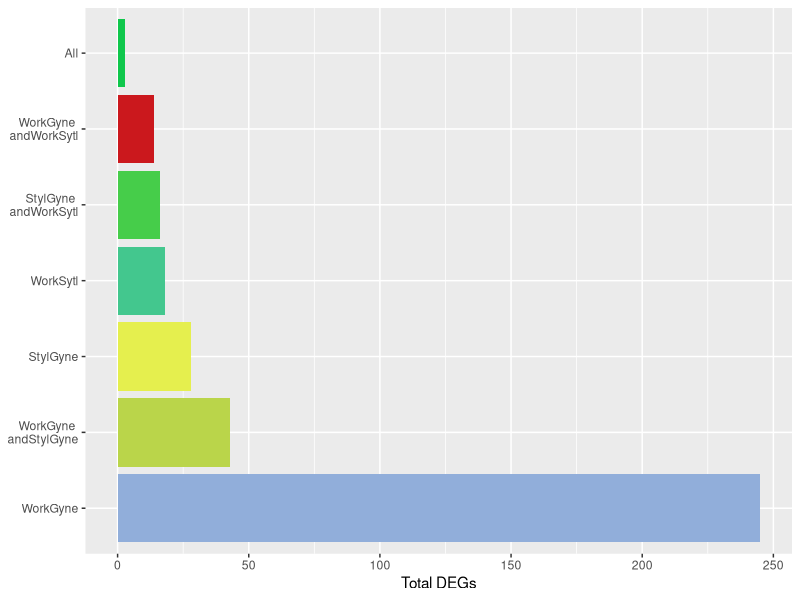
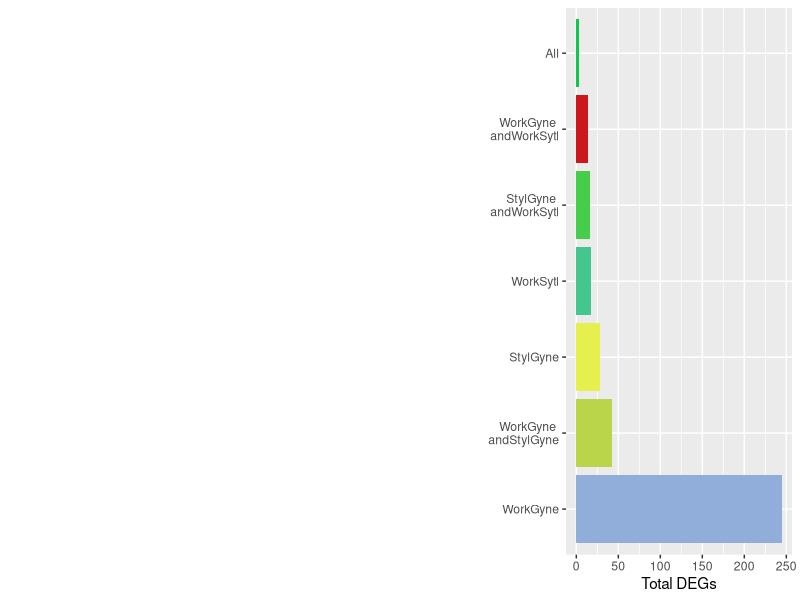

The R source for these figures, in order:
## ---- chunk 1
library(ggplot2)
library(dplyr)
library(cowplot)

knitr::opts_chunk$set(fig.path = './', echo = F, message = F)
## ---- chunk 2
venn <- read.csv("venn.csv")

mycolors <- c("All" = "#0FC74C",
             "WorkSytl" = "#43C78E",
              "WorkGyne and WorkSytl" = "#cb181d", 
               "WorkGyne" = "#91AEDA", 
             "WorkGyne and StylGyne" = "#BAD54A" ,
             "StylGyne" = "#E5EF4E",
              "StylGyne and WorkSytl" = "#46CD4A"
              )   

p2 <- ggplot(data=venn, aes(x=reorder(comparison, desc(count)), y = count,  fill = comparison)) + 
  geom_bar(stat="identity") +
  labs(y = "Total DEGs", x = NULL) +
  scale_fill_manual(values = mycolors) +
  theme(legend.title = element_blank(),
        legend.position = "none") +
  scale_x_discrete(labels=c("All" = "All",
             "WorkSytl" = "WorkSytl",
              "WorkGyne and WorkSytl" = "WorkGyne \nandWorkSytl", 
               "WorkGyne" = "WorkGyne", 
             "WorkGyne and StylGyne" = "WorkGyne \nandStylGyne" ,
             "StylGyne" = "StylGyne",
              "StylGyne and WorkSytl" = "StylGyne \nandWorkSytl")) +
  coord_flip()
p2
## ---- chunk 3
p1 <- ggdraw() + draw_image("venn-original.png")
plot_grid(p1, p2, rel_widths = c(0.6,0.4))
